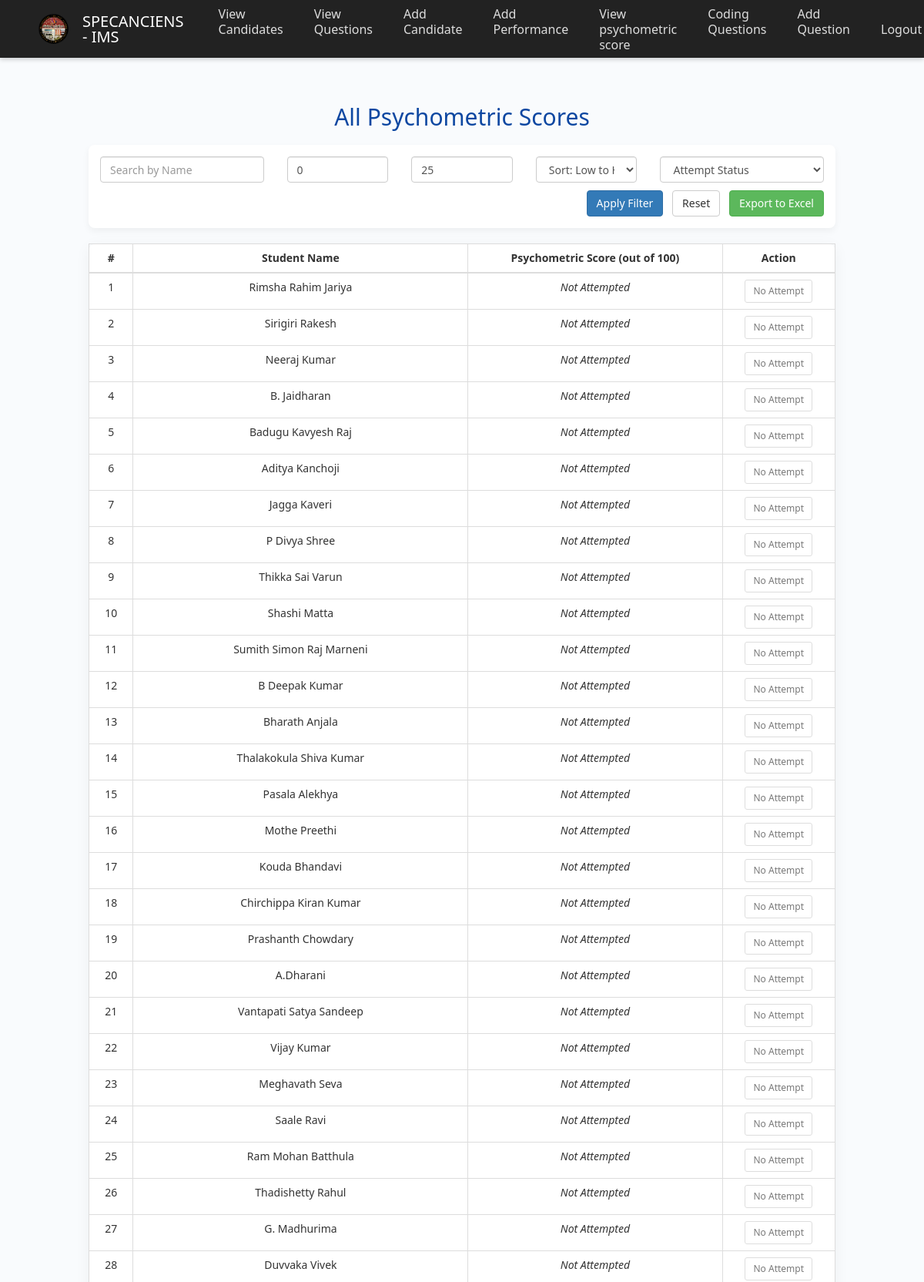
Page /admin_psychometric_scores.php (signed in, upper part) on the committed database.
### tables this page shows
CREATE TABLE `ims_candidates` (
  `cand_id` int(10) NOT NULL,
  `cand_name` varchar(150) NOT NULL,
  `cand_cgpa` float DEFAULT NULL,
  `cand_backlogs` int(11) DEFAULT NULL,
  `cand_age` int(10) DEFAULT NULL,
  `cand_roll` varchar(10) DEFAULT NULL,
  `cand_dept` varchar(10) DEFAULT NULL,
  `status` varchar(50) DEFAULT 'Pending',
  `feedback_submitted` int(70) DEFAULT NULL
);

### inc/classes/DB.php (called while the page is built, shortened)
<?php
class DB {
    private $host = "localhost";
    private $dbname = "specanciensdb";
    private $dbuser = "root";
    private $dbpass = "";
    private $conn;
    public function __construct() {
        if (!$this->conn) {
            try {
                $dsn = "mysql:host={$this->host};dbname={$this->dbname};charset=utf8";
                $this->conn = new PDO($dsn, $this->dbuser, $this->dbpass);
                $this->conn->setAttribute(PDO::ATTR_ERRMODE, PDO::ERRMODE_EXCEPTION);
            } catch (PDOException $e) {
                die("<h3>Database Connection Failed</h3>" . $e->getMessage());
            }
        }
    }
    public function simplequery($query, $params = []) {
        $stmt = $this->conn->prepare($query);
        $stmt->execute($params);
        return $stmt;
    }
}
?>

### admin_psychometric_scores.php (the view, shortened to what this page needs)
<?php
require_once("inc/classes/DB.php");
$db = new DB();
$searchName = isset($_GET['name']) ? trim($_GET['name']) : '';
$minScore = isset($_GET['min_score']) && $_GET['min_score'] !== '' ? (int)$_GET['min_score'] : 0;
$maxScore = isset($_GET['max_score']) && $_GET['max_score'] !== '' ? (int)$_GET['max_score'] : 25;
$sortOrder = isset($_GET['sort']) ? $_GET['sort'] : 'asc';
$query = "
    SELECT c.cand_id,
           c.cand_name,
           ps.psychometric_score,
           pa.attempt_id
    FROM ims_candidates c
    LEFT JOIN ims_performance_scores ps
           ON c.cand_id = ps.cand_id
    LEFT JOIN (
        SELECT p1.id AS attempt_id, p1.student_id
        FROM ims_psychometric_attempts p1
        INNER JOIN (
            SELECT student_id, MAX(submitted_at) as latest
            FROM ims_psychometric_attempts
            WHERE status = 'submitted'
            GROUP BY student_id
        ) p2
        ON p1.student_id = p2.student_id AND p1.submitted_at = p2.latest
    ) pa ON c.cand_id = pa.student_id
    WHERE 1=1
";
$params = [];
$query .= $sortOrder === 'asc'
          ? " ORDER BY COALESCE(ps.psychometric_score, 0) ASC"
          : " ORDER BY COALESCE(ps.psychometric_score, 0) DESC";
$stmt = $db->simplequery($query, $params);
$students = $stmt->fetchAll();
?>
<!DOCTYPE html>
<html lang="en">
<head>
    <link rel="stylesheet" href="//maxcdn.bootstrapcdn.com/bootstrap/3.3.0/css/bootstrap.min.css">
</head>
<body>
<div class="container table-container">
    <?php include('nav.php'); ?>
    <h2 class="text-center" style="color: #0d47a1; margin-bottom: 20px;">All Psychometric Scores</h2>
    <form class="filter-form" method="GET" action="">
        <div class="row" style="margin-bottom:10px;">
            <div class="col-md-3">
                <input type="text" name="name" class="form-control" placeholder="Search by Name" value="<?= htmlspecialchars($searchName) ?>">
            </div>
            <div class="col-md-2">
                <input type="number" name="min_score" class="form-control" placeholder="Min Score" value="<?= htmlspecialchars($minScore) ?>" min="0" max="25">
            </div>
            <div class="col-md-2">
                <input type="number" name="max_score" class="form-control" placeholder="Max Score" value="<?= htmlspecialchars($maxScore) ?>" min="0" max="25">
            </div>
            <div class="col-md-2">
                <select name="sort" class="form-control">
                    <option value="asc" <?= $sortOrder === 'asc' ? 'selected' : '' ?>>Sort: Low to High</option>
                </select>
            </div>
            <div class="col-md-3">
                <select name="attempted" class="form-control">
                    <option value="">Attempt Status</option>
                </select>
            </div>
        </div>
        <div class="row">
            <div class="col-md-12 text-right">
                <button type="submit" class="btn btn-primary">Apply Filter</button>
                <a href="psychometric_scores.php" class="btn btn-default btn-gap">Reset</a>
                <a href="?<?= http_build_query(array_merge($_GET, ['export' => 'excel'])) ?>" class="btn btn-success btn-gap">Export to Excel</a>
            </div>
        </div>
    </form>
    <table class="table table-bordered table-hover">
        <thead>
            <tr>
                <th>#</th>
                <th>Student Name</th>
                <th>Psychometric Score (out of 100)</th>
                <th>Action</th>
            </tr>
        </thead>
        <tbody>
            <?php if (count($students) > 0): ?>
                <?php foreach ($students as $index => $s): ?>
                    <tr>
                        <td><?= $index + 1 ?></td>
                        <td><?= htmlspecialchars($s['cand_name']) ?></td>
                        <td>
                            <?php
                            if ($s['psychometric_score'] !== null) {
                                echo round($s['psychometric_score']);
                            } elseif (!empty($s['attempt_id'])) {
                                echo "<em>Attempted (No Admin Score)</em>";
                            } else {
                                echo "<em>Not Attempted</em>";
                            }
                            ?>
                        </td>
                        <td>
                            <?php if (!empty($s['attempt_id'])): ?>
                                <a href="psychometric_report.php?attempt_id=<?= $s['attempt_id'] ?>"
                                   class="btn btn-info btn-sm" target="_blank">
                                    View Psychometric Report
                                </a>
                            <?php else: ?>
                                <button class="btn btn-default btn-sm" disabled>No Attempt</button>
                            <?php endif; ?>
                        </td>
                    </tr>
                <?php endforeach; ?>
            <?php else: ?>
                <tr>
                    <td colspan="4"><em>No records found</em></td>
                </tr>
            <?php endif; ?>
        </tbody>
    </table>
</div>
</body>
</html>

### admin_psychometric_scores.php (style rules this page uses)
body { padding-top: 70px; font-family: 'Segoe UI', sans-serif; background: #f9fbfd; }
.table-container { margin: 30px auto; max-width: 1000px; }
table { background: white; border-radius: 10px; box-shadow: 0 4px 20px rgba(0,0,0,0.05); }
th, td { text-align: center; vertical-align: middle; }
.filter-form { background: white; padding: 15px; margin-bottom: 20px; border-radius: 8px; box-shadow: 0 4px 10px rgba(0,0,0,0.05); }
.btn-gap { margin-left: 8px; }

### nav.php (style rules this page uses)
body { padding-top: 85px; }

### rows in the picture
ims_candidates: cand_name "Rimsha Rahim Jariya"
ims_candidates: cand_name "Sirigiri Rakesh"
ims_candidates: cand_name "Neeraj Kumar"
ims_candidates: cand_name "B. Jaidharan"
ims_candidates: cand_name "Badugu Kavyesh Raj"
ims_candidates: cand_name "Aditya Kanchoji"
ims_candidates: cand_name "Jagga Kaveri"
ims_candidates: cand_name "P Divya Shree"
ims_candidates: cand_name "Thikka Sai Varun"
ims_candidates: cand_name "Shashi Matta"
ims_candidates: cand_name "Sumith Simon Raj Marneni"
ims_candidates: cand_name "B Deepak Kumar"
ims_candidates: cand_name "Bharath Anjala"
ims_candidates: cand_name "Thalakokula Shiva Kumar"
ims_candidates: cand_name "Pasala Alekhya"
ims_candidates: cand_name "Mothe Preethi"
ims_candidates: cand_name "Kouda Bhandavi"
ims_candidates: cand_name "Chirchippa Kiran Kumar"
ims_candidates: cand_name "Prashanth Chowdary"
ims_candidates: cand_name "A.Dharani"
ims_candidates: cand_name "Vantapati Satya Sandeep"
ims_candidates: cand_name "Vijay Kumar"
ims_candidates: cand_name "Meghavath Seva"
ims_candidates: cand_name "Saale Ravi"
ims_candidates: cand_name "Ram Mohan Batthula"
ims_candidates: cand_name "Thadishetty Rahul"
ims_candidates: cand_name "G. Madhurima"
ims_candidates: cand_name "Duvvaka Vivek"
